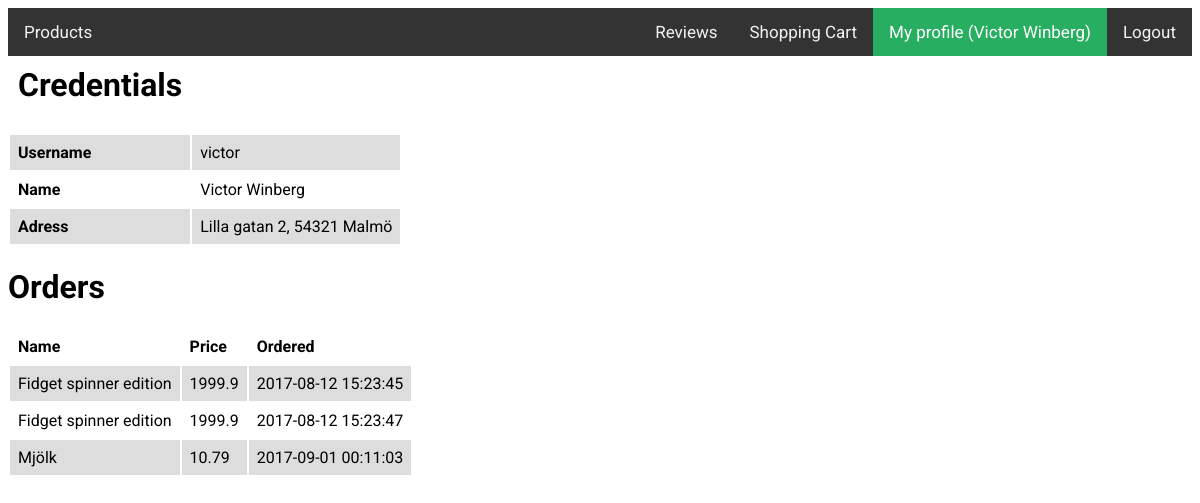
The app's page /profile.php (signed in) with its own data.
### tables this page shows
CREATE TABLE Orders (
  id          INTEGER NOT NULL AUTO_INCREMENT,
  timePlaced  TIMESTAMP DEFAULT CURRENT_TIMESTAMP,
  userId      INTEGER NOT NULL,
  itemId      INTEGER NOT NULL,
  PRIMARY KEY (id),
  FOREIGN KEY (userId) REFERENCES Users(id),
  FOREIGN KEY (itemId) REFERENCES Items(id)
);

CREATE TABLE Items (
  id          INTEGER NOT NULL AUTO_INCREMENT,
  name        VARCHAR(255) NOT NULL UNIQUE,
  price       FLOAT NOT NULL,
  PRIMARY KEY (id)
);

### public_html/connect.php (called while the page is built, shortened)
<?php
function connect() {
  $url = parse_url(getenv('DATABASE_URL'));
  $server = $url['host'];
  $username = $url['user'];
  $password = $url['pass'];
  $db = substr($url['path'], 1);
  $conn = new mysqli($server, $username, $password, $db);
  $conn->set_charset('utf8');
  return $conn;
}
?>

### public_html/profile.php (the view, shortened to what this page needs)
<?php
$LOGIN_USER = $_SESSION['login_user'];
?>
<?php require 'connect.php' ?>
<?php
$orders = $conn->query("SELECT *
						FROM Orders
						INNER JOIN Items
						ON Items.id = Orders.itemId
						WHERE userId=(SELECT id
									  FROM Users
									  WHERE username='$username')
						ORDER BY Orders.timePlaced");
?>
<html>
	<?php require_once('header.php'); ?>
	<body>
		<?php require_once('navigationBar.php'); ?>
		<table>
			<tr>
				<th><h1>Credentials</h1></th>
			</tr>
			<tr>
				<th>Username</th>
				<td><?= $LOGIN_USER['username'] ?></td>
			</tr>
			<tr>
				<th>Name</th>
				<td><?= $LOGIN_USER['name'] ?></td>
			</tr>
			<tr>
				<th>Adress</th>
				<td><?= $LOGIN_USER['address'] ?></td>
			</tr>
		</table>
		<h1>Orders</h1>
		<?php if (mysqli_num_rows($orders)) { ?>
			<table>
				<tr>
					<th>Name</th>
					<th>Price</th>
					<th>Ordered</th>
				</tr>
				<?php foreach($orders as $order) { ?>
					<tr>
						<td><?= $order['name'] ?></td>
						<td><?= $order['price'] ?></td>
						<td><?= $order['timePlaced'] ?></td>
					</tr>
				<?php } ?>
			</table>
		<?php } else { ?>
			<p>No previous orders</p>
		<?php } ?>
	</body>
</html>

### public_html/css/index.css (style rules this page uses)
body { font-family: 'Roboto', 'Open Sans', sans-serif; }
td, th { text-align: left; padding: 0.5em; }
tr:nth-child(even) { background-color: #dddddd; }

### records on screen
orders: itemId.name "Fidget spinner edition", itemId.price "1999.9", timePlaced "2017-08-12 15:23:45"
orders: itemId.name "Fidget spinner edition", itemId.price "1999.9", timePlaced "2017-08-12 15:23:47"
orders: itemId.name "Mjölk", itemId.price "10.79", timePlaced "2017-09-01 00:11:03"

### other values on screen
$_SESSION['login_user']['name'] "Victor Winberg"
$LOGIN_USER['username'] "victor"
$LOGIN_USER['name'] "Victor Winberg"
$LOGIN_USER['address'] "Lilla gatan 2, 54321 Malmö"
